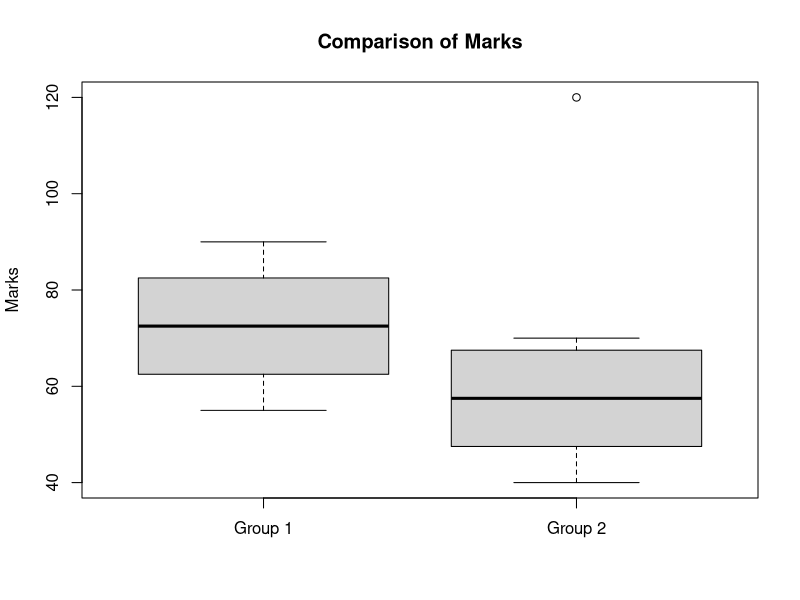

Generate this figure with R:
group1 <- c(55, 60, 65, 70, 75, 80, 85, 90)
group2 <- c(40, 45, 50, 55, 60, 65, 70, 120)

boxplot(group1, group2,
        names = c("Group 1", "Group 2"),
        main = "Comparison of Marks",
        ylab = "Marks")

print(IQR(group1))
print(IQR(group2))
print(boxplot.stats(group1)$out)
print(boxplot.stats(group2)$out)
